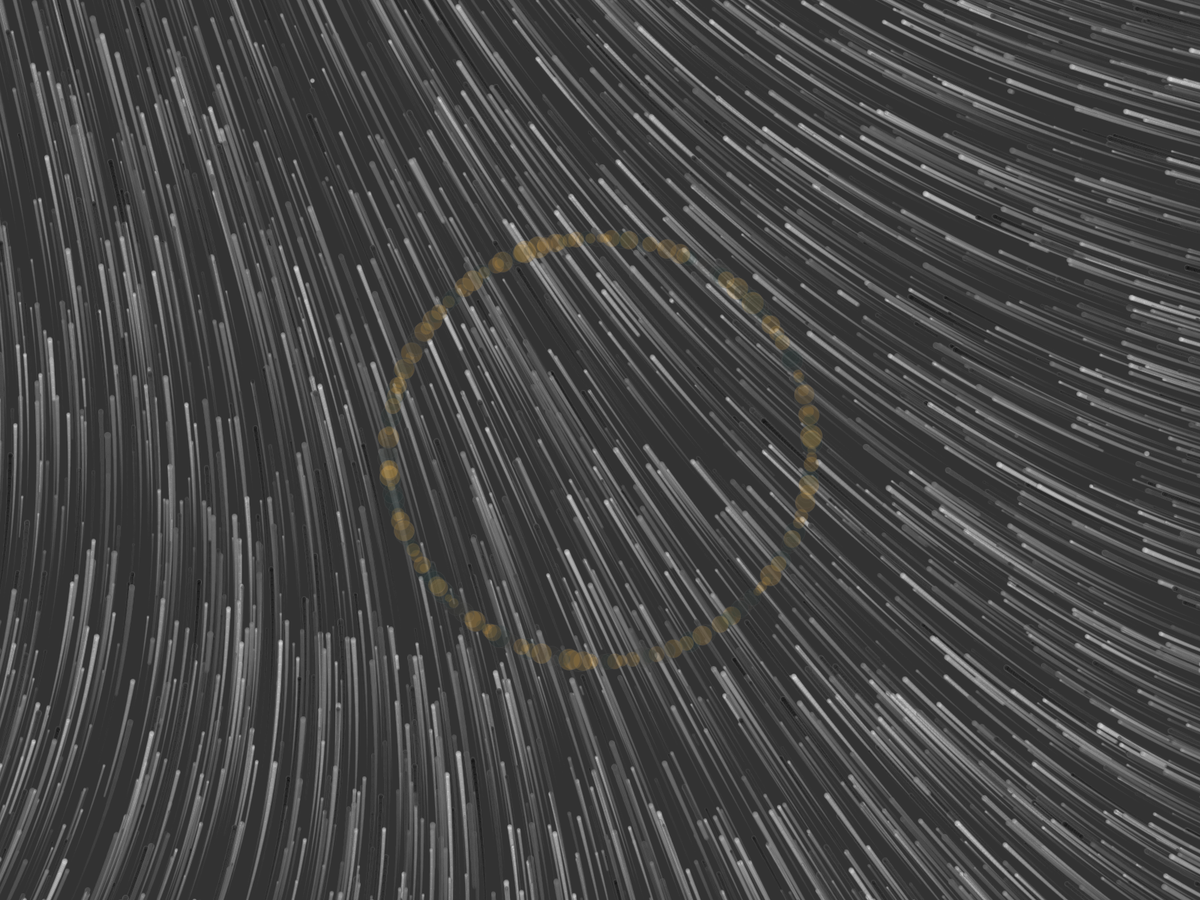
Frame 1 (no input)
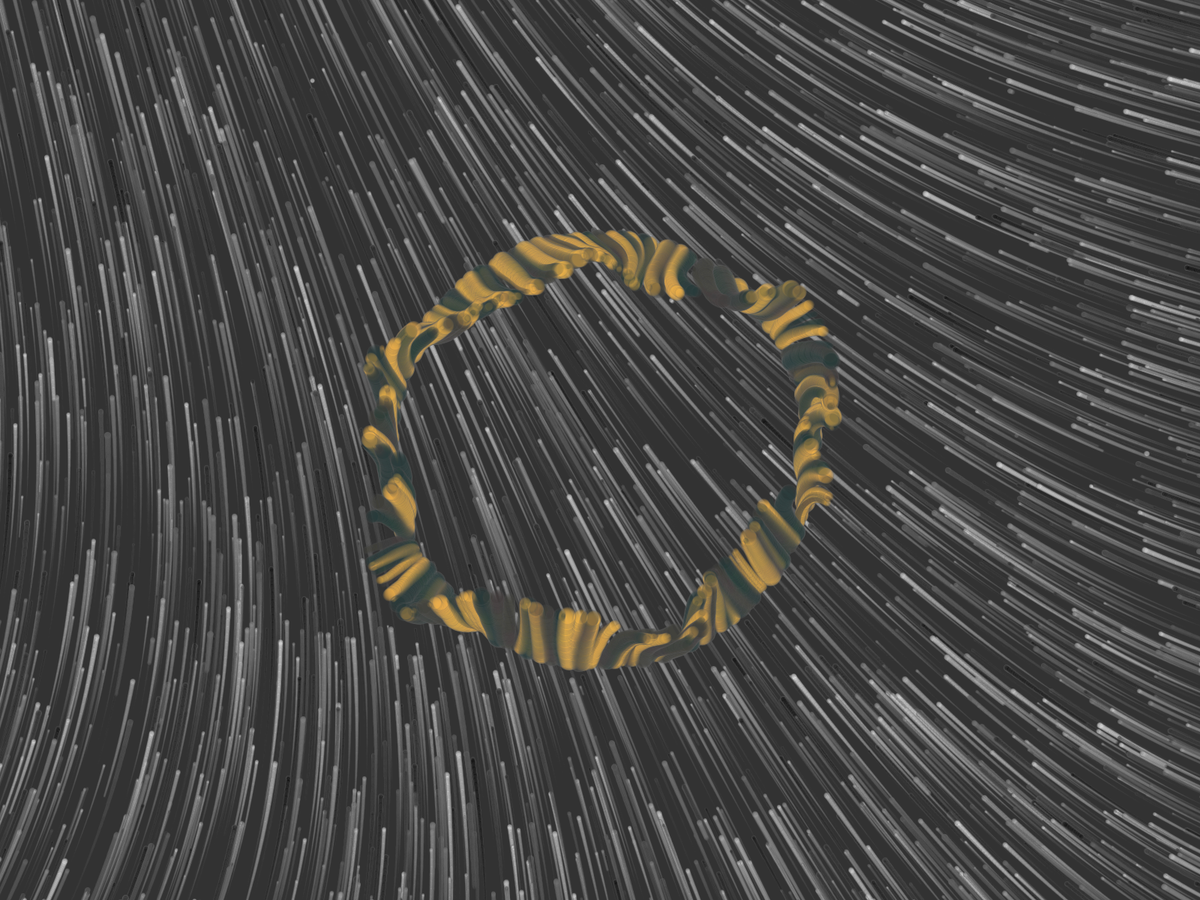
Frame 60 (the mouse pressed at the canvas centre just before this capture)
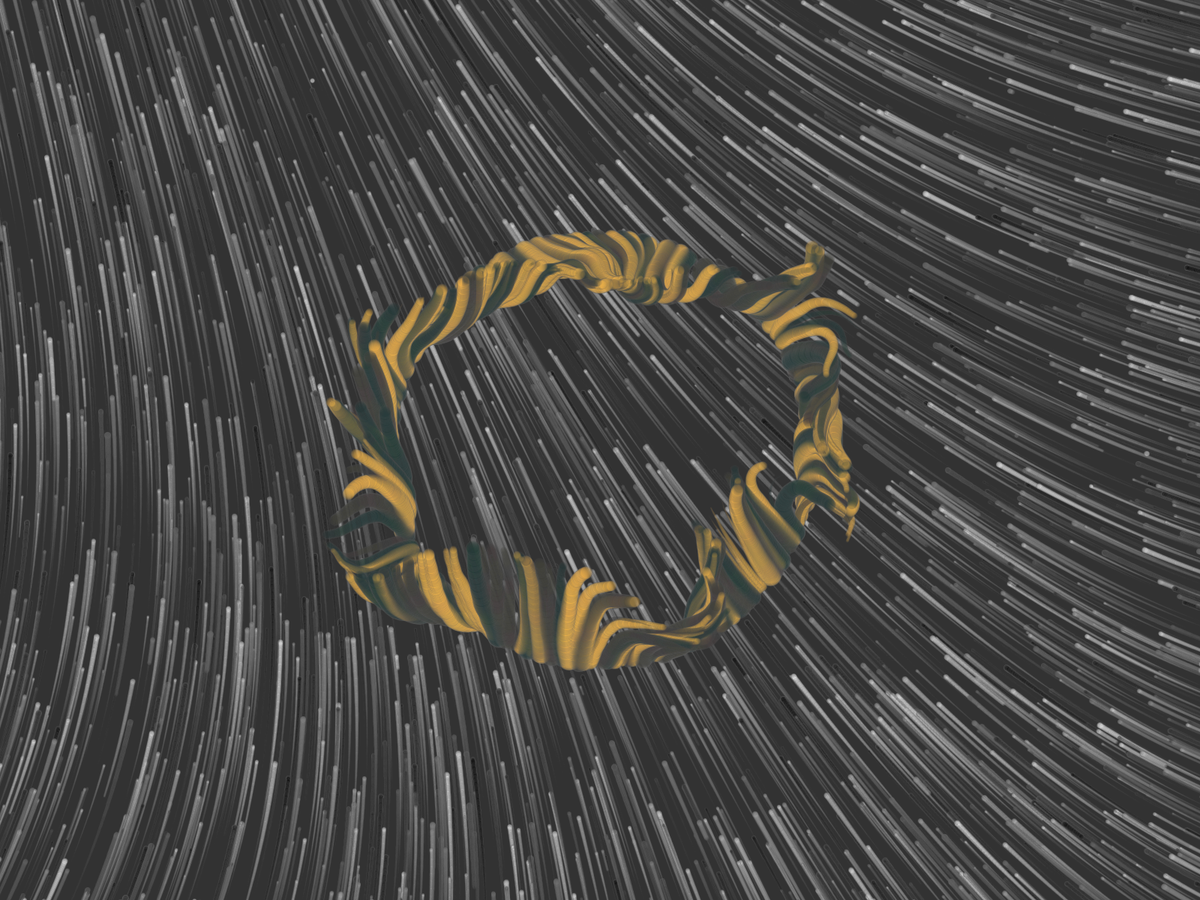
Frame 120 (the mouse held since frame 60 and released just before this capture)

The Processing sketch that drew these frames (run headless with seeded random() and noise(); from frame 60 on, the mouse is pressed at the canvas centre):

// Processing sketch: Flowfield_v2_in_2D
// ── Flowfield_v2_in_2D.pde
Flowfield f;
Form form;
RarityHandler rHandler;
//This is the main file

//This is not finished but a decent halfway point to show what I've been doing

ArrayList<Dot> d;

int activeW;
int activeH;

int resolution = 20;

void setup() {
  fullScreen();
  //size(800, 800);
  colorMode(RGB);
  frameRate(60);
  noStroke();

  activeW = width/4;
  activeH = height/4;

  d = new ArrayList<Dot>();
  rHandler = new RarityHandler();
  form = new Form();
  f = new Flowfield(20, 0.1);

  rHandler.colSel();
  rHandler.distSel();

  background(50);
  
  //turning off the background flowfield will make the whole sketch run a lot faster, it's supposed
  //to be a rare trait anyway, but its just on right now because it looks nice.
  form.createBackground();
}

void draw() {
  //this is the core of the particle system
  f.init();

  for (int i = 0; i < d.size(); i++) {
    Dot dots = d.get(i);

    dots.display();
    //dots.edges();
    dots.applyForce(f.follow(dots.location));
    dots.update();

    if (dots.isDead()) {
      d.remove(i);
    }
  }
}

// ── Dot.pde

//This is the class that handles the individual particles, the particles use a lookup to determine their accleration by looking at the direction of the vector (controlled by the flowfield class) below them, then moves in that direction.
class Dot {

  PVector location;
  PVector acceleration;
  PVector velocity;
  float mass;
  float xOff;
  float lifeTime;
  color col;
  float size;
  
  //The array below is an 2D array that stores colour palletes
  color[][] colPs = { {color(235,176,74), color(38,58,56), color(64,63,59)}, //0.new york underground
    {color(132,185,43), color(135,157,240), color(118,215,231)}, //1.film photo of the inside of a car, towards the steering wheel
    {color(255,168,187), color(196,39,48), color(0,33,60)}, //2.infared photograph /pink infared 
    {color(17,17,17),color(254,254,254),color(167,167,167)}, //3.black and white film pallete
    {color(147,158,150),color(218,196,173),color(190,217,231)}, //4.film photo of the sea
    {color(57,55,69),color(83,113,151),color(190,185,179)}, //5.Photo out of a plane onto mountains 
    {color(255,167,216),color(50,186,200),color(29,38,97)}, //6.neon signs at night
    {color(208,117,158),color(242,231,235),color(92,124,199)}, //7.Mount Fuji
    {color(random(255)),color(random(255)),color(random(255))},
  };
  int pallete;

  Dot(PVector origin,int tPalallete, float tSize) {
    
    location = new PVector(origin.x, origin.y);
    acceleration = new PVector();
    velocity = new PVector();
    mass = random(5, 60);
    xOff = 0;
    lifeTime = random(10, 30); 
    pallete = tPalallete;
    int palleteClock = int(random(0, 3));
    col = colPs[pallete][palleteClock];
    size = tSize;
  }

  void display() {

    //float noise = map(noise(xOff), 0, 1, 0, 255);
    float alphaNoise = map(lifeTime, 0, 255, 30, 200);

    push();
    lifeTime -= 0.1;
    fill(col, alphaNoise);
    stroke(alphaNoise*2,alphaNoise); 
    translate(location.x, location.y);
    //rotate(acceleration.heading());
    circle(0,0,lifeTime/size);

    pop();
    xOff += 0.01;
  }

  void update() {

    velocity.add(acceleration);
    location.add(velocity);

    velocity.limit(1);
  }

  void applyForce(PVector force) {

    PVector f = force.get();
    f.div(mass);

    acceleration = f;
    acceleration.setMag(0.1); 
  }

  boolean isDead() {

    if (lifeTime <= 0) {
      return true;
    } else {
      return false;
    }
  }

 
  void edges() {
    if (location.x >= width) {
      location.x = 0;
    } else if (location.x <= 0) {
      location.x = width;
    }   
    if (location.y >= height) {
      location.y = 0;
    } else if (location.y <= 0) {
      location.y = height;
    }
  }
}

// ── Flowfield.pde
//This is "Vectorfield" class, currently it is set to be initialized by 2D perlin noise, although you could change its configuration by changing the theta value, this will give you a differing pattern. 
//The 2D perlin noise has drivers so it changes over time within the draw loop, this is something I worked on in another project and I brought it in here because I liked the affect.
//If you want to visualize the flowfield then you can uncomment the code within the nestedloop below and then turn on stroke and background clearing in the main file.
class Flowfield {
  int cols;
  int rows;
  int resolution;
  float speed = 0.005;
  float state = 0;
  float noiseLevel;

  //PVector[] field;
  PVector[][] f;

  Flowfield(int r, float noiseL) {

    resolution = r;
    noiseLevel = noiseL;
    cols = width/resolution;
    rows = height/resolution;
    f = new PVector[cols][rows];
  }

  void init() {
    state += speed;
    float xOff = state;
    for (int x = 0; x < cols; x++) {
      xOff += noiseLevel;
      float yOff = state;
      for (int y = 0; y < rows; y++) {
        yOff += noiseLevel;
    
        float theta = map(noise(xOff, yOff), 0, 1, 0, PI*4);
        

        PVector v = PVector.fromAngle(theta);

        f[x][y] = v;

        //push();
        //translate(x*resolution, y*resolution);
        //rotate(v.heading());
        //line(0, 0, resolution, 0);
        //pop();
      }
    }
  }

  PVector follow (PVector location) {
    int c = int(constrain(location.x/resolution, 0, cols-1));
    int r = int(constrain(location.y/resolution, 0, rows-1));
    return f[c][r].get();
  }
}

// ── Form.pde
//The forms that the particles are made up are created here using several methods, mostly for loops to initalize the points into an ArrayList which then manipulates the dots using a particle system, I found these to be a much
//more efficent way of handling the particles so that there could be a animated element to the piece. The type of form is decided in the RarityHandler.

Flowfield backF;
ArrayList<Dot> backD;
int amplitude = ceil(random(100, 300));
int pallete;

class Form {

  float theta;
  float vel;
  float acl;
  float radius;

  Form() {
    backF = new Flowfield(10, 0.001);
    backD = new ArrayList<Dot>();
    backF.init();
  }

  void createBackground() {
    for (int i = 0; i < 4000; i++) {
      backD.add(new Dot(new PVector(random(-200, width + 200), random( -200, height + 200)), 8, 4));
      for (int j = 0; j < backD.size(); j++) {
        Dot bD = backD.get(j); 

        bD.display();
        bD.applyForce(backF.follow(bD.location));
        bD.update();
        if (bD.isDead()) {
          backD.remove(j);
        }
      }
    }
  }

  void createSinWave() {
    for (int i = 0; i < activeW*2; i++) {
      d.add(new Dot(new PVector(activeW + i, height/2 + map(sin(theta), -1, 1, -amplitude, amplitude)), pallete, 1));
      theta += 0.02;
    }
  }

  void createThickRectangle() {
    for (int x = activeW; x < width - activeW + resolution; x += resolution) {
      for (int y = activeH; y < height - activeH + resolution; y += resolution) {
        d.add(new Dot(new PVector(x, y), pallete, 1));
      }
    }
  }

  void createThinRectangle() {
    for (int x = activeW; x < width - activeW; x += resolution) {
      for (int y = activeW; y < height - activeW + resolution; y += resolution) {
        d.add(new Dot(new PVector(x, y), pallete, 1));
      }
    }
  }

  void createCircle() {
    acl = 0.1;
    radius = width * random(0.035, 0.20);
    for (int i = 0; i < 300; i++) {

      float x = radius * cos(theta) + width/2;
      float y = radius * sin(theta) +height/2;
      d.add(new Dot(new PVector(x, y), pallete, 1));

      vel += acl;
      theta += acl;
    }
  }
}

// ── RarityHandler.pde
//This is unfinished as ideally I need it to pull data from a smart contract but I cannot do that since there are no java libaries to do so, that can be done once the code is refactored to Js (However, this would take a long time and I'm
//more just getting ideas down to get a system which works and looks nice). So for now I have this system where the rarity rolls and then runs down an If/else block. This could be done with a switch function or something, other than that,
// I don't know how to make this more efficient. 

class RarityHandler {
  
  int colRarity = int(random(0, 100));
  int distRarity = int(random(0, 4));

  RarityHandler() {
    
  }

  void colSel() {

    //This where the colour pallete is selected
    println("Globally rarity = "+ colRarity);
    if (colRarity > 99) {
      pallete = 0;
      println("Pallete: 0, Rarity " + colRarity);
    } else if (colRarity > 96) {
      pallete = 1;
      println("Pallete: 1, Rarity " + colRarity);
    } else if (colRarity > 90) {
      pallete = 2;
      println("Pallete: 2, Rarity " + colRarity);
    } else if (colRarity > 83) {
      pallete = 3;
      println("Pallete: 3, Rarity " + colRarity);
    } else if (colRarity > 75) {
      pallete = 4;
      println("Pallete: 4, Rarity " + colRarity);
    } else if (colRarity > 65) {
      pallete = 5;
      println("Pallete: 5, Rarity " + colRarity);
    } else if (colRarity >52) {
      pallete = 6;
      println("Pallete: 6, Rarity " + colRarity);
    } else if (colRarity > 40) {
      pallete = 7;
      println("Pallete: 7, Rarity " + colRarity);
    }
  }

  void distSel() {

    println("Global distRarity = " + distRarity);
    if (distRarity == 0) {
      form.createThickRectangle();
    } else if (distRarity == 1) {
      form.createSinWave();
    } else if (distRarity == 2) {

      form.createThinRectangle();
    } else if (distRarity ==3) {
      int r = ceil(random(0, 4));
      println("Circles created: " + r);
      for (int i = 0; i < r; i++) {
        form.createCircle();
      }
    }
  }
}
